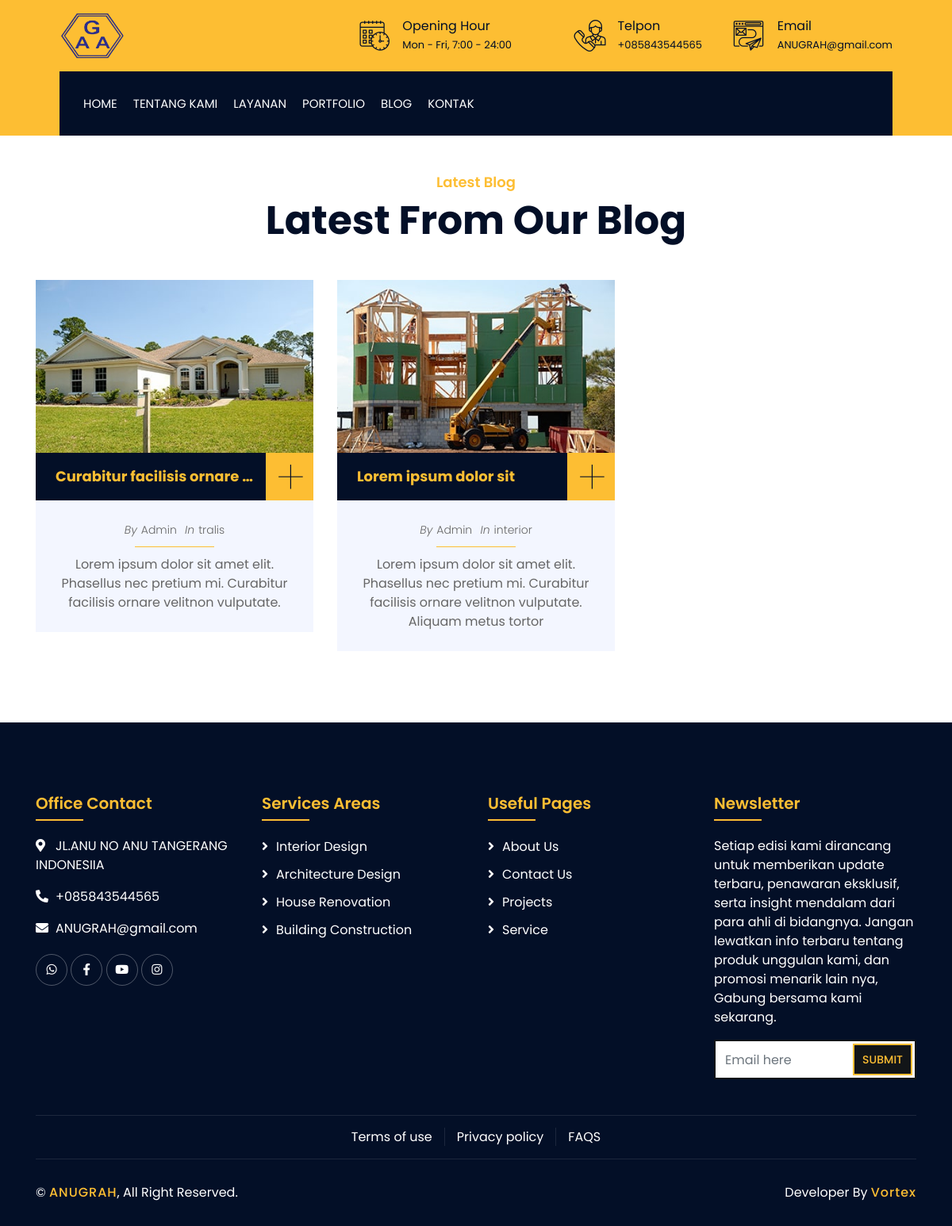
/index.php/main/blog, run on the app's committed database.
### tables this page shows
CREATE TABLE `set_app` (
  `id` int NOT NULL,
  `app_name` varchar(100) NOT NULL,
  `title` varchar(190) NOT NULL,
  `deskripsi` varchar(190) NOT NULL,
  `email` varchar(100) NOT NULL,
  `telpon` varchar(20) NOT NULL,
  `logo` varchar(100) NOT NULL,
  `addres` varchar(100) NOT NULL,
  `keyword` varchar(225) NOT NULL,
  `map` text NOT NULL,
  `favicon` varchar(160) NOT NULL
);

CREATE TABLE `tbl_meta_pages` (
  `id` int NOT NULL,
  `pages` varchar(100) NOT NULL,
  `meta_title` varchar(190) NOT NULL,
  `meta_deskripsi` varchar(190) NOT NULL
);

CREATE TABLE `tbl_blog` (
  `id` int NOT NULL,
  `title` varchar(190) NOT NULL,
  `body` longtext NOT NULL,
  `meta_deskripsi` varchar(190) NOT NULL,
  `category` varchar(50) NOT NULL,
  `slug` text NOT NULL,
  `private` int NOT NULL,
  `foto` text NOT NULL,
  `visitor` int NOT NULL,
  `keyword` varchar(190) NOT NULL
);

CREATE TABLE `tbl_service` (
  `id` int NOT NULL,
  `title` varchar(190) NOT NULL,
  `body` text NOT NULL,
  `images` text NOT NULL,
  `private` int NOT NULL,
  `slug` varchar(225) NOT NULL,
  `meta_deskripsi` varchar(190) NOT NULL,
  `keyword` varchar(225) NOT NULL
);

### application/views/pages/public/builder/component/blog.php (the view, shortened to what the rows shown need)
<div class="blog">
    <div class="container">
        <div class="section-header text-center">
            <p><?= $meta_blog['meta_deskripsi'] ?></p>
            <h2><?= $meta_blog['meta_title'] ?> </h2>
        </div>
        <div class="row">
            <?php foreach ($blog as $r): ?>
                <div class="col-lg-4 col-md-6 wow fadeInUp" data-wow-delay="0.2s">
                    <div class="blog-item">
                        <div class="blog-img">
                            <img src="<?= htmlentities(base_url('assets/public/img/') . $r->foto, ENT_QUOTES) ?>"
                                alt="<?= htmlentities($r->title) ?>">
                        </div>
                        <div class="blog-title">
                            <h3><?= htmlentities($r->title) ?></h3>
                            <a class="btn" href="<?= htmlentities(base_url('blog/') . $r->slug, ENT_QUOTES) ?>">+</a>
                        </div>
                        <div class="blog-meta">
                            <p>By<a href="javascript:void()">Admin</a></p>
                            <p>In<a href=""><?= htmlentities($r->category) ?></a></p>
                        </div>
                        <div class="blog-text">
                            <p>
                                <?= htmlentities($r->meta_deskripsi) ?>
                            </p>
                        </div>
                    </div>
                </div>
            <?php endforeach ?>
        </div>
    </div>
</div>

### application/views/pages/public/builder/nav.php (shortened to what the rows shown need)
<div class="wrapper">
    <div class="top-bar">
        <div class="container-fluid">
            <div class="row align-items-center">
                <div class="col-lg-4 col-md-12">
                    <div class="logo">
                        <a href="index.html">
                            <img src="<?= htmlentities(base_url('assets/public/img/') . app('logo'), ENT_QUOTES) ?>"
                                alt="<?= htmlentities(app('app_name')) ?>">
                        </a>
                    </div>
                </div>
                <div class="col-lg-8 col-md-7 d-none d-lg-block">
                    <div class="row">
                        <div class="col-4">
                            <div class="top-bar-item">
                                <div class="top-bar-text">
                                    <h3>Telpon</h3>
                                    <p>+<?= app('telpon') ?></p>
                                </div>
                            </div>
                        </div>
                        <div class="col-4">
                            <div class="top-bar-item">
                                <div class="top-bar-text">
                                    <h3>Email</h3>
                                    <p><?= app('email') ?></p>
                                </div>
                            </div>
                        </div>
                    </div>
                </div>
            </div>
        </div>
    </div>

### application/views/pages/public/builder/footer.php (shortened to what the rows shown need)
<link rel="stylesheet" type="text/css"
    href="https://cdnjs.cloudflare.com/ajax/libs/toastr.js/latest/css/toastr.min.css">
<div class="footer wow fadeIn" data-wow-delay="0.3s">
    <div class="container">
        <div class="row">
            <div class="col-md-6 col-lg-3">
                <div class="footer-contact">
                    <h2>Office Contact</h2>
                    <p><i class="fa fa-map-marker-alt"></i><?= htmlentities(app('addres')) ?></p>
                    <p><i class="fa fa-phone-alt"></i>+<?= htmlentities(app('telpon'))  ?></p>
                    <p><i class="fa fa-envelope"></i><?= htmlentities(app('email'))  ?></p>
                    <div class="footer-social">
                        <a href="<?= htmlentities(media('WHATSAPP'), ENT_QUOTES)  ?>"></a>
                        <a href="<?= htmlentities(media('FACEBOOK'), ENT_QUOTES)  ?>"></a>
                        <a href="<?= htmlentities(media('YOUTUBE'), ENT_QUOTES)  ?>"></a>
                        <a href="<?= htmlentities(media('INSTAGRAM'), ENT_QUOTES)  ?>"></a>
                    </div>
                </div>
            </div>
            <div class="col-md-6 col-lg-3">
                <div class="footer-link">
                    <h2>Services Areas</h2>
                    <?php foreach (get_db('tbl_service') as $service): ?>
                        <a
                            href="<?= htmlentities(base_url('service/') . $service->slug, ENT_QUOTES)  ?>"><?= htmlentities($service->title) ?></a>
                    <?php endforeach ?>
                </div>
            </div>
            <div class="col-md-6 col-lg-3">
                <div class="footer-link">
                    <h2>Useful Pages</h2>
                </div>
            </div>
            <div class="col-md-6 col-lg-3">
                <div class="newsletter">
                    <h2>Newsletter</h2>
                </div>
            </div>
        </div>
    </div>
    <div class="container copyright">
        <div class="row">
            <div class="col-md-6">
                <p>&copy; <a href="javascript:void()"><?= app('app_name') ?></a>, All Right Reserved.</p>
            </div>
        </div>
    </div>
</div>
</div>

### data on the page
set_app: logo (picture), telpon "085843544565", email "ANUGRAH@gmail.com", addres "JL.ANU NO ANU TANGERANG INDONESIIA", app_name "ANUGRAH"
tbl_meta_pages: meta_deskripsi "Latest Blog", meta_title "Latest From Our Blog"
tbl_blog: foto (picture), title "Curabitur facilisis ornare…", category "tralis", meta_deskripsi "Lorem ipsum dolor sit amet elit. Phasellus nec pretium mi. Curabitur facilisis ornare velitnon vulputate."
tbl_blog: foto (picture), title "Lorem ipsum dolor sit", category "interior", meta_deskripsi "Lorem ipsum dolor sit amet elit. Phasellus nec pretium mi. Curabitur facilisis ornare velitnon vulputate. Aliquam metus tortor"
tbl_service: title "Interior Design"
tbl_service: title "Architecture Design"
tbl_service: title "House Renovation"
tbl_service: title "Building Construction"
